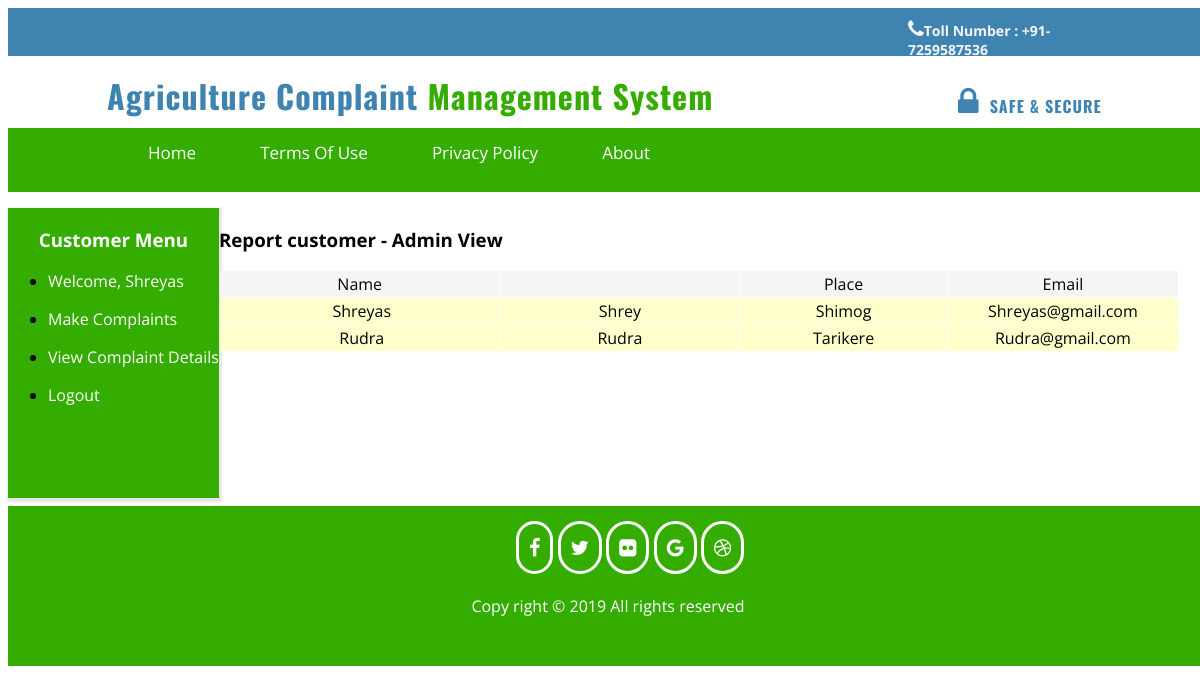
The app's page /view.php?mod=admin&view=repod&id=customer (signed in) with its own data.
### tables this page shows
CREATE TABLE IF NOT EXISTS `tbl_customer` (
  `cid` int(10) NOT NULL AUTO_INCREMENT,
  `cname` varchar(40) NOT NULL,
  `cpass` varchar(40) NOT NULL,
  `address` varchar(200) NOT NULL,
  `email` varchar(30) NOT NULL,
  `c_mobile` varchar(15) NOT NULL,
  `date_time` datetime NOT NULL,
  PRIMARY KEY (`cid`)
);

### view.php (called while the page is built, shortened)
<?php
require_once './include/template.php';
?>

### library/database.php (called while the page is built, shortened)
<?php
require_once 'config.php';
$dbConn = mysqli_connect ($dbHost, $dbUser, $dbPass) or die ('mysqli connect failed. ' . mysqli_error($dbConn));
mysqli_select_db($dbConn,$dbName) or die('Cannot select database. ' . mysqli_error($dbConn));
function dbQuery($sql)
{
    global $dbConn;
	$result = mysqli_query($dbConn,$sql) or die(mysqli_error($dbConn));
	return $result;
}
function dbFetchRow($result)
{
	return mysqli_fetch_row($result);
}
?>

### repo-detail.php (the view)
<?php
$id = $_GET['id'];
?>
<h3>Report <?php echo $id;?> - Admin View</h3>
<form action="processLeave.php?action=addUser" method="post"  name="frmListUser" id="frmListUser" style="animation-delay: 1s;animation-name: zoomIn;" data-wow-delay="1s" class="wow zoomIn animated animated">
  <table width="100%" border="0" align="center" cellpadding="2" cellspacing="1" class="text">
    <tr align="center" id="listTableHeader" bgcolor="#f5f5f5">
      <td width="398">Name</td>
      <td width="344"> &nbsp;</td>
      <td width="284">Place</td>
      <td width="270">Email</td>
    </tr>
    <?php
	$sql = "SELECT *
			FROM tbl_$id
			LIMIT 0,20";
	$result = dbQuery($sql);
	$i=0;
	while($row = dbFetchRow($result)) {
	if ($i%2) {
		$class = 'row1';
	} else {
		$class = 'row2';
	}
	$i += 1;
	?>
    <tr class="<?php echo $class; ?>" style="height:25px;background: #ffffcc">
      <td align="center">&nbsp;<?php echo ucwords($row[1]); ?></td>
      <td width="344" align="center"><?php echo ucwords($row[2]); ?></td>
      <td width="284" align="center"><?php echo ucwords($row[3]); ?></td>
      <td width="270" align="center"><?php echo ucwords($row[4]); ?></td>
    </tr>
    <?php
	}
	?>
    <tr>
      <td colspan="5">&nbsp;</td>
    </tr>
    <tr>
      <td colspan="5" align="right">&nbsp;</td>
    </tr>
  </table>
  <p>&nbsp;</p>
</form>
<p>&nbsp;</p>

### include/style.css (style rules this page uses)
body { width: 100%; height: 100%; font-family: 'Open Sans',sans-serif; }
.wow { visibility: hidden; }

### records on screen
tbl_customer: cname "Shreyas", cpass "Shrey", address "Shimog", email "Shreyas@gmail.com"
tbl_customer: cname "Rudra", cpass "Rudra", address "Tarikere", email "Rudra@gmail.com"

### other values on screen
$_SESSION['user_name'] "Shreyas"
$id "customer"
